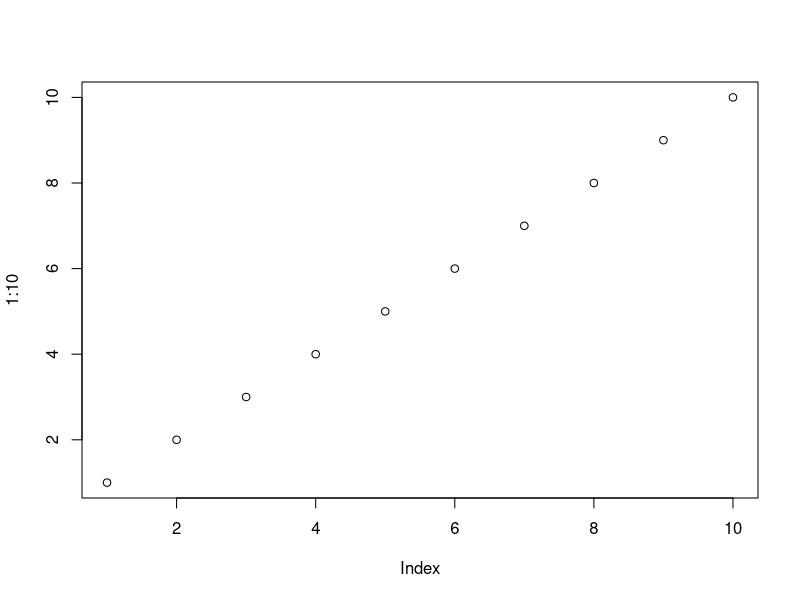
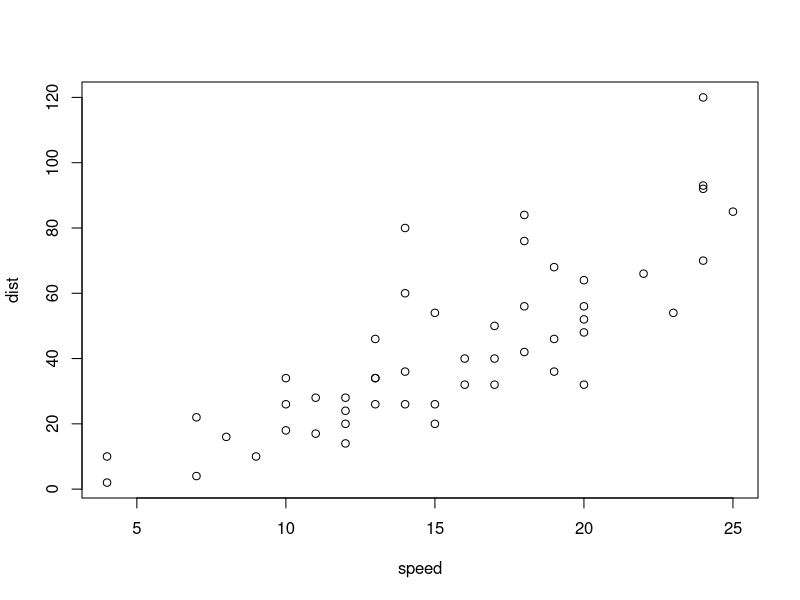

Here is the R script that generated these plots, in order:
## ---- chunk 1
knitr::opts_chunk$set(echo = TRUE)
## ---- chunk 2
plot(1:10)
plot(cars)
library(ggplot2)
library(purrr)

